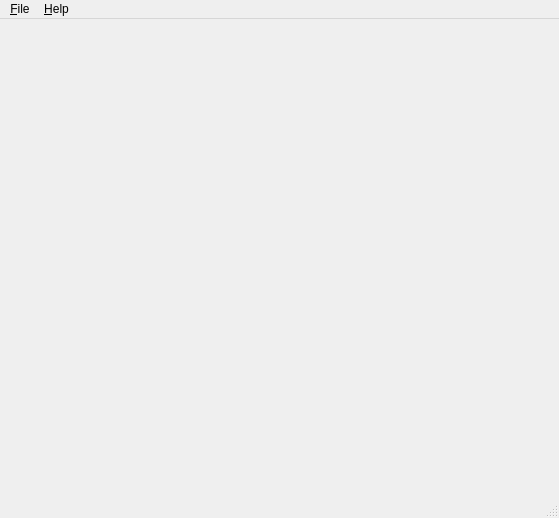
<?xml version="1.0" encoding="UTF-8"?>
<ui version="4.0">
 <class>SpreadSheetMainWindow</class>
 <widget class="QMainWindow" name="SpreadSheetMainWindow">
  <property name="geometry">
   <rect>
    <x>0</x>
    <y>0</y>
    <width>559</width>
    <height>518</height>
   </rect>
  </property>
  <property name="windowTitle">
   <string>MainWindow</string>
  </property>
  <property name="windowIcon">
   <iconset resource="SpreadSheet.qrc">
    <normaloff>:/SpreadSheet_Icons/ss_icon.png</normaloff>:/SpreadSheet_Icons/ss_icon.png</iconset>
  </property>
  <widget class="QWidget" name="centralwidget"/>
  <widget class="QMenuBar" name="menubar">
   <property name="geometry">
    <rect>
     <x>0</x>
     <y>0</y>
     <width>559</width>
     <height>26</height>
    </rect>
   </property>
   <widget class="QMenu" name="menu_File">
    <property name="title">
     <string>&amp;File</string>
    </property>
    <widget class="QMenu" name="menuRecent_Datasets">
     <property name="title">
      <string>Recent Datasets</string>
     </property>
    </widget>
    <addaction name="action_Open_Dataset"/>
    <addaction name="menuRecent_Datasets"/>
    <addaction name="action_Exit"/>
   </widget>
   <widget class="QMenu" name="menu_Help">
    <property name="title">
     <string>&amp;Help</string>
    </property>
   </widget>
   <addaction name="menu_File"/>
   <addaction name="menu_Help"/>
  </widget>
  <widget class="QStatusBar" name="statusbar"/>
  <action name="action_Open_Dataset">
   <property name="text">
    <string>&amp;Open Dataset</string>
   </property>
  </action>
  <action name="action_Exit">
   <property name="text">
    <string>&amp;Exit</string>
   </property>
   <property name="shortcut">
    <string>Ctrl+Q</string>
   </property>
  </action>
  <action name="actionFo">
   <property name="text">
    <string>fo</string>
   </property>
  </action>
 </widget>
 <resources>
  <include location="SpreadSheet.qrc"/>
 </resources>
 <connections/>
</ui>
